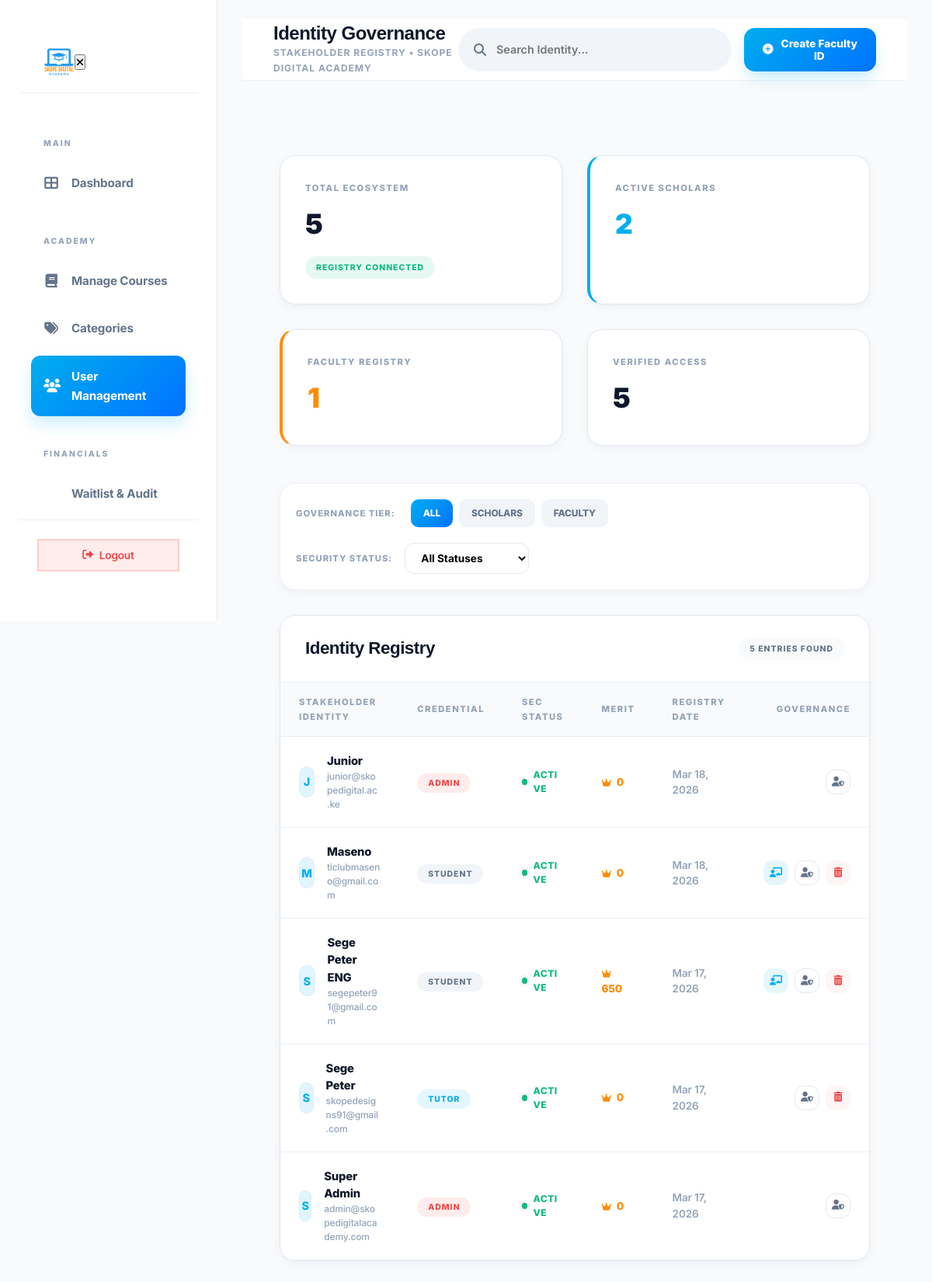
The page /admin/users.php (signed in) on the database its author committed.
### tables this page shows
CREATE TABLE `users` (
  `id` int(11) NOT NULL AUTO_INCREMENT,
  `name` varchar(150) NOT NULL,
  `email` varchar(191) NOT NULL,
  `password` varchar(255) NOT NULL,
  `role` enum('admin','tutor','student') NOT NULL DEFAULT 'student',
  `admission_number` varchar(50) DEFAULT NULL,
  `phone` varchar(20) DEFAULT NULL,
  `avatar` varchar(255) DEFAULT NULL,
  `bio` text DEFAULT NULL,
  `dob` date DEFAULT NULL,
  `gender` enum('male','female','other') DEFAULT NULL,
  `county` varchar(100) DEFAULT NULL,
  `nationality` varchar(100) DEFAULT 'Kenyan',
  `national_id` varchar(50) DEFAULT NULL,
  `education_level` varchar(100) DEFAULT NULL,
  `id_document` varchar(255) DEFAULT NULL,
  `referral_code` varchar(50) DEFAULT NULL,
  `referred_by` int(11) DEFAULT NULL,
  `status` enum('active','pending','suspended') NOT NULL DEFAULT 'pending',
  `email_verified` tinyint(1) DEFAULT 0,
  `points` int(11) DEFAULT 0,
  `merit_coins` decimal(15,2) DEFAULT 0.00,
  `created_at` datetime DEFAULT current_timestamp(),
  `last_login` datetime DEFAULT NULL,
  PRIMARY KEY (`id`),
  UNIQUE KEY `email` (`email`),
  UNIQUE KEY `referral_code` (`referral_code`),
  UNIQUE KEY `national_id` (`national_id`),
  UNIQUE KEY `admission_number` (`admission_number`),
  KEY `fk_referred_by` (`referred_by`),
  CONSTRAINT `fk_referred_by` FOREIGN KEY (`referred_by`) REFERENCES `users` (`id`) ON DELETE SET NULL
);

### admin/users.php (the view, shortened to what this page needs)
<?php
require_once 'includes/header.php';
try {
    $role_filter = $_GET['role'] ?? 'all';
    $status_filter = $_GET['status'] ?? 'all';
    $search = trim($_GET['search'] ?? '');
    $where_clauses = ["1=1"];
    $params = [];
    $where_sql = implode(" AND ", $where_clauses);
    $stmt = $pdo->prepare("SELECT * FROM users WHERE $where_sql ORDER BY created_at DESC");
    $stmt->execute($params);
    $users = $stmt->fetchAll();
    $total_students = count(array_filter($users, fn($u) => $u['role'] == 'student'));
    $total_tutors = count(array_filter($users, fn($u) => $u['role'] == 'tutor'));
    $total_active = count(array_filter($users, fn($u) => $u['status'] == 'active'));
} catch (Exception $e) { $users = []; $total_students = $total_tutors = $total_active = 0; }
?>
<?php require_once 'includes/sidebar.php'; ?>
<main class="main-content">
    <header class="admin-header">
        <div style="display: flex; align-items: center; gap: 20px;">
            <div>
                <h1 style="font-size: 1.5rem; font-weight: 900; letter-spacing: -0.5px;">Identity <span>Governance</span></h1>
                <p style="font-size: 0.75rem; color: var(--text-muted); font-weight: 700; text-transform: uppercase; letter-spacing: 1px;">Stakeholder Registry • Skope Digital Academy</p>
            </div>
        </div>
        <div style="display: flex; gap: 16px;">
            <form action="users.php" method="GET" class="header-search" style="display: flex; gap: 10px;">
                <input type="text" name="search" placeholder="Search Identity..." value="<?= htmlspecialchars($search) ?>" style="padding-right: 48px;">
                <i class="fas fa-search"></i>
            </form>
            <button class="btn-premium" onclick="document.getElementById('facultyModal').style.display='flex'">
                <i class="fas fa-plus-circle"></i> Create Faculty ID
            </button>
        </div>
    </header>
    <div class="admin-body">
        <div class="dash-stats-grid">
            <div class="premium-card">
                <div style="font-size: 0.7rem; font-weight: 800; color: var(--text-muted); text-transform: uppercase; letter-spacing: 1.5px; margin-bottom: 8px;">Total Ecosystem</div>
                <div style="font-size: 2.2rem; font-weight: 900; letter-spacing: -1px;"><?= count($users) ?></div>
                <div class="badge-premium" style="background: rgba(16, 185, 129, 0.1); color: var(--success); margin-top: 12px; display: inline-flex;">Registry Connected</div>
            </div>
            <div class="premium-card" style="border-left: 4px solid var(--primary);">
                <div style="font-size: 0.7rem; font-weight: 800; color: var(--text-muted); text-transform: uppercase; letter-spacing: 1.5px; margin-bottom: 8px;">Active Scholars</div>
                <div style="font-size: 2.2rem; font-weight: 900; letter-spacing: -1px; color: var(--primary);"><?= $total_students ?></div>
            </div>
            <div class="premium-card" style="border-left: 4px solid var(--secondary);">
                <div style="font-size: 0.7rem; font-weight: 800; color: var(--text-muted); text-transform: uppercase; letter-spacing: 1.5px; margin-bottom: 8px;">Faculty Registry</div>
                <div style="font-size: 2.2rem; font-weight: 900; letter-spacing: -1px; color: var(--secondary);"><?= $total_tutors ?></div>
            </div>
            <div class="premium-card">
                <div style="font-size: 0.7rem; font-weight: 800; color: var(--text-muted); text-transform: uppercase; letter-spacing: 1.5px; margin-bottom: 8px;">Verified Access</div>
                <div style="font-size: 2.2rem; font-weight: 900; letter-spacing: -1px;"><?= $total_active ?></div>
            </div>
        </div>
        <div class="premium-card glass-effect" style="padding: 20px; margin-bottom: 32px; display: flex; justify-content: space-between; align-items: center; flex-wrap: wrap; gap: 20px;">
            <div style="display: flex; gap: 8px; align-items: center; flex-wrap: wrap;">
                <span style="font-size: 0.7rem; font-weight: 800; color: var(--text-muted); text-transform: uppercase; letter-spacing: 1px; margin-right: 12px;">Governance Tier:</span>
                <a href="users.php?role=all&status=<?= $status_filter ?>&search=<?= urlencode($search) ?>" style="text-decoration:none; padding: 8px 16px; border-radius: 10px; font-size: 0.75rem; font-weight: 800; background: <?= $role_filter == 'all' ? 'var(--grad-primary)' : '#f1f5f9' ?>; color: <?= $role_filter == 'all' ? 'white' : '#64748b' ?>;">ALL</a>
                <a href="users.php?role=student&status=<?= $status_filter ?>&search=<?= urlencode($search) ?>" style="text-decoration:none; padding: 8px 16px; border-radius: 10px; font-size: 0.75rem; font-weight: 800; background: <?= $role_filter == 'student' ? 'var(--grad-primary)' : '#f1f5f9' ?>; color: <?= $role_filter == 'student' ? 'white' : '#64748b' ?>;">SCHOLARS</a>
                <a href="users.php?role=tutor&status=<?= $status_filter ?>&search=<?= urlencode($search) ?>" style="text-decoration:none; padding: 8px 16px; border-radius: 10px; font-size: 0.75rem; font-weight: 800; background: <?= $role_filter == 'tutor' ? 'var(--grad-primary)' : '#f1f5f9' ?>; color: <?= $role_filter == 'tutor' ? 'white' : '#64748b' ?>;">FACULTY</a>
            </div>
            <div style="display: flex; gap: 16px; align-items: center;">
                <span style="font-size: 0.7rem; font-weight: 800; color: var(--text-muted); text-transform: uppercase; letter-spacing: 1px;">Security Status:</span>
                <select onchange="location.href='users.php?role=<?= $role_filter ?>&search=<?= urlencode($search) ?>&status=' + this.value" style="padding: 10px 16px; border-radius: 12px; border: 1.5px solid var(--border); font-size: 0.85rem; font-weight: 700; outline: none; background: #fff; cursor: pointer;">
                    <option value="all" <?= $status_filter == 'all' ? 'selected' : '' ?>>All Statuses</option>
                </select>
            </div>
        </div>
        <div class="table-card">
            <div class="table-header">
                <h2>Identity <span>Registry</span></h2>
                <span class="badge-premium" style="background: var(--bg-main); color: var(--text-dim);"><?= count($users) ?> Entries Found</span>
            </div>
            <div style="overflow-x: auto;">
                <table class="admin-table">
                    <thead>
                        <tr>
                            <th>Stakeholder Identity</th>
                            <th>Credential</th>
                            <th>SEC Status</th>
                            <th>Merit</th>
                            <th>Registry Date</th>
                            <th style="text-align: right;">Governance</th>
                        </tr>
                    </thead>
                    <tbody>
                        <?php foreach($users as $u): ?>
                        <tr>
                            <td>
                                <div class="user-identity">
                                    <div class="avatar-sm" style="--id-bg: <?= $u['role'] == 'tutor' ? 'var(--primary-glow)' : ($u['role'] == 'admin' ? '#fee2e2' : '#f1f5f9') ?>; --id-color: <?= $u['role'] == 'tutor' ? 'var(--primary)' : ($u['role'] == 'admin' ? '#dc2626' : '#64748b') ?>;">
                                        <?= strtoupper(substr($u['name'], 0, 1)) ?>
                                    </div>
                                    <div>
                                        <div style="font-weight: 800; color: var(--text-main);"><?= htmlspecialchars($u['name']) ?></div>
                                        <div style="font-size: 0.75rem; color: var(--text-muted);"><?= htmlspecialchars($u['email']) ?></div>
                                    </div>
                                </div>
                            </td>
                            <td>
                                <span class="badge-premium" style="background: <?= $u['role'] == 'admin' ? 'rgba(239, 68, 68, 0.1)' : ($u['role'] == 'tutor' ? 'rgba(0, 174, 239, 0.1)' : '#f1f5f9') ?>; color: <?= $u['role'] == 'admin' ? 'var(--danger)' : ($u['role'] == 'tutor' ? 'var(--primary)' : '#64748b') ?>;">
                                    <?= strtoupper($u['role']) ?>
                                </span>
                            </td>
                            <td>
                                <div style="display: flex; align-items: center; gap: 8px; font-size: 0.75rem; font-weight: 800; letter-spacing: 0.5px; color: <?= $u['status'] === 'active' ? 'var(--success)' : ($u['status'] === 'pending' ? 'var(--warning)' : 'var(--danger)') ?>;">
                                    <span style="width: 8px; height: 8px; border-radius: 50%; background: currentColor; box-shadow: 0 0 0 4px rgba(0,0,0,0.03);"></span>
                                    <?= strtoupper($u['status']) ?>
                                </div>
                            </td>
                            <td>
                                <div style="font-weight: 800; color: var(--secondary); font-size: 0.85rem;"><i class="fas fa-crown" style="margin-right: 4px; font-size: 0.7rem;"></i> <?= number_format($u['points'] ?? 0) ?></div>
                            </td>
                            <td style="font-size: 0.85rem; color: var(--text-muted); font-weight: 600;"><?= date('M j, Y', strtotime($u['created_at'])) ?></td>
                            <td>
                                <div style="display: flex; gap: 8px; justify-content: flex-end;">
                                    <?php if($u['role'] == 'student'): ?>
                                        <button onclick="SDA.confirmAction('Upgrade this scholar to Faculty status?', () => window.location.href='users.php?action=make_tutor&uid=<?= $u['id'] ?>')" class="avatar-sm" style="width: 32px; height: 32px; background: rgba(0, 174, 239, 0.1); color: var(--primary); border: none; cursor: pointer;" title="Promote"><i class="fas fa-chalkboard-teacher" style="font-size: 0.8rem;"></i></button>
                                    <?php endif; ?>
                                    <a href="user-profile.php?id=<?= $u['id'] ?>" class="avatar-sm" style="width: 32px; height: 32px; background: transparent; border-color: var(--border); color: var(--text-dim); text-decoration: none;" title="View"><i class="fas fa-user-shield" style="font-size: 0.8rem;"></i></a>
                                    <?php if($u['role'] != 'admin'): ?>
                                        <button onclick="SDA.confirmAction('Permanently purge this record?', () => window.location.href='users.php?action=delete&uid=<?= $u['id'] ?>')" class="avatar-sm" style="width: 32px; height: 32px; background: rgba(239, 68, 68, 0.05); color: var(--danger); border: none; cursor: pointer;" title="Purge"><i class="fas fa-trash-alt" style="font-size: 0.8rem;"></i></button>
                                    <?php endif; ?>
                                </div>
                            </td>
                        </tr>
                        <?php endforeach; ?>
                    </tbody>
                </table>
            </div>
        </div>
    </div>
</main>
</body></html>

### assets/css/main.css (style rules this page uses)
:root { --primary: #00BFFF; --primary-dark: #0080FF; --primary-glow: rgba(0, 191, 255, 0.12); --secondary: #FF8C00; --secondary-dark:#E67E00; --secondary-glow:rgba(255, 140, 0, 0.12); --slate-900: #0f172a; --slate-800: #1e293b; --slate-700: #334155; --slate-100: #f1f5f9; --white: #FFFFFF; --bg-light: #F8FAFC; --dark: #0f172a; --dark-card: #ffffff; --dark-border: #e2e8f0; --glass-bg: rgba(255, 255, 255, 0.7); --glass-border: rgba(255, 255, 255, 0.4); --text-main: #0f172a; --text-muted: #475569; --text-dim: #64748b; --success: #10B981; --warning: #F59E0B; --danger: #EF4444; --radius-sm: 8px; --radius: 14px; --radius-lg: 24px; --radius-xl: 32px; --shadow-premium: 0 20px 40px -15px rgba(15, 23, 42, 0.1); --shadow-lg: 0 25px 50px -12px rgba(0, 0, 0, 0.08); --transition: 0.4s cubic-bezier(0.16, 1, 0.3, 1); --font-main: 'Inter', sans-serif; --font-heading: 'Poppins', sans-serif; --vid-indigo: #3B3C68; --vid-indigo-dark:#2A2B4D; --vid-light: #F8FAFD; --vid-slate: #1E293B; }
*, *::before, *::after { box-sizing: border-box; margin: 0; padding: 0; }
html { scroll-behavior: smooth; font-size: 16px; }
body { font-family: var(--font-main); background: var(--bg-light); color: var(--text-main); line-height: 1.65; overflow-x: hidden; -webkit-font-smoothing: antialiased; letter-spacing: -0.01em; }
h1, h2, h3, h4, h5, h6 { font-family: var(--font-heading); font-weight: 800; color: #1e293b; letter-spacing: -0.03em; }
a { color: var(--primary); text-decoration: none; transition: color var(--transition); }
button { cursor: pointer; font-family: var(--font-main); }
input, textarea, select { font-family: var(--font-main); }
h1, h2, h3, h4, h5, h6 { font-weight: 700; line-height: 1.2; color: var(--text-primary); }
h1 { font-size: clamp(2rem, 5vw, 3.5rem); }
h2 { font-size: clamp(1.5rem, 4vw, 2.5rem); }
.premium-card { background: var(--white); border: 1px solid var(--dark-border); border-radius: var(--radius-lg); padding: 40px; transition: var(--transition); box-shadow: var(--shadow-premium); position: relative; overflow: hidden; }
:root { --sidebar-w: 280px; }
html, body { min-height: 100vh; width: 100%; }
.main-content { margin-left: var(--sidebar-w); min-height: 100vh; padding: 40px 60px; background: var(--bg-light); width: auto; position: relative; transition: all var(--transition); }
.admin-header { display: flex; justify-content: space-between; align-items: center; margin-bottom: 48px; }
.dash-stats-grid { display: grid; grid-template-columns: repeat(4, 1fr); gap: 24px; margin-bottom: 40px; }
.table-card { background: white; border: 1px solid var(--dark-border); border-radius: 16px; overflow: hidden; box-shadow: var(--shadow-sm); }
.admin-table { width: 100%; border-collapse: collapse; }
.admin-table th { background: var(--bg-light); color: var(--text-dim); text-transform: uppercase; font-size: 0.72rem; letter-spacing: 1px; font-weight: 800; padding: 12px 12px; text-align: left; }
.admin-table td { padding: 12px 12px; border-top: 1px solid var(--dark-border); font-size: 0.92rem; color: var(--text-primary); white-space: normal !important; word-break: break-word; line-height: 1.5; }
:root { --sidebar-w: 260px; }
.main-content { margin-left: var(--sidebar-w); padding: 32px 48px; }
@media (max-width: 1366px) { .main-content { padding: 24px 32px; } }

### rows shown on the page
users: name "J", name "Junior", email "junior@skopedigital.ac.ke", role "ADMIN", status "ACTIVE", points "0", created_at "Mar 18, 2026"
users: name "M", name "Maseno", email "ticlubmaseno@gmail.com", role "STUDENT", status "ACTIVE", points "0", created_at "Mar 18, 2026"
users: name "S", name "Sege Peter ENG", email "segepeter91@gmail.com", role "STUDENT", status "ACTIVE", points "650", created_at "Mar 17, 2026"
users: name "S", name "Sege Peter", email "skopedesigns91@gmail.com", role "TUTOR", status "ACTIVE", points "0", created_at "Mar 17, 2026"
users: name "S", name "Super Admin", email "admin@skopedigitalacademy.com", role "ADMIN", status "ACTIVE", points "0", created_at "Mar 17, 2026"

### other values the page prints
count($users) "5"
$total_students "2"
$total_tutors "1"
$total_active "5"
